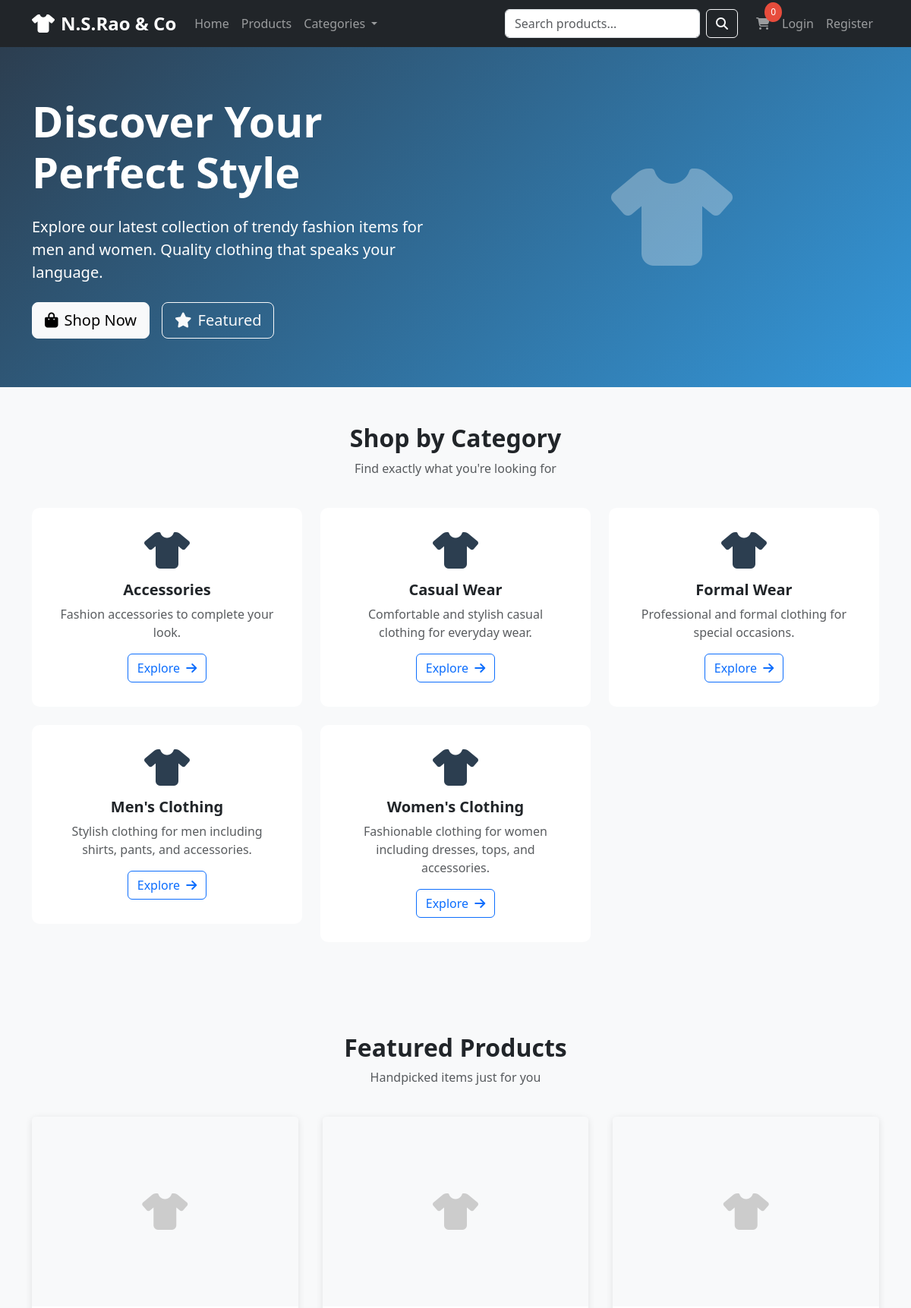
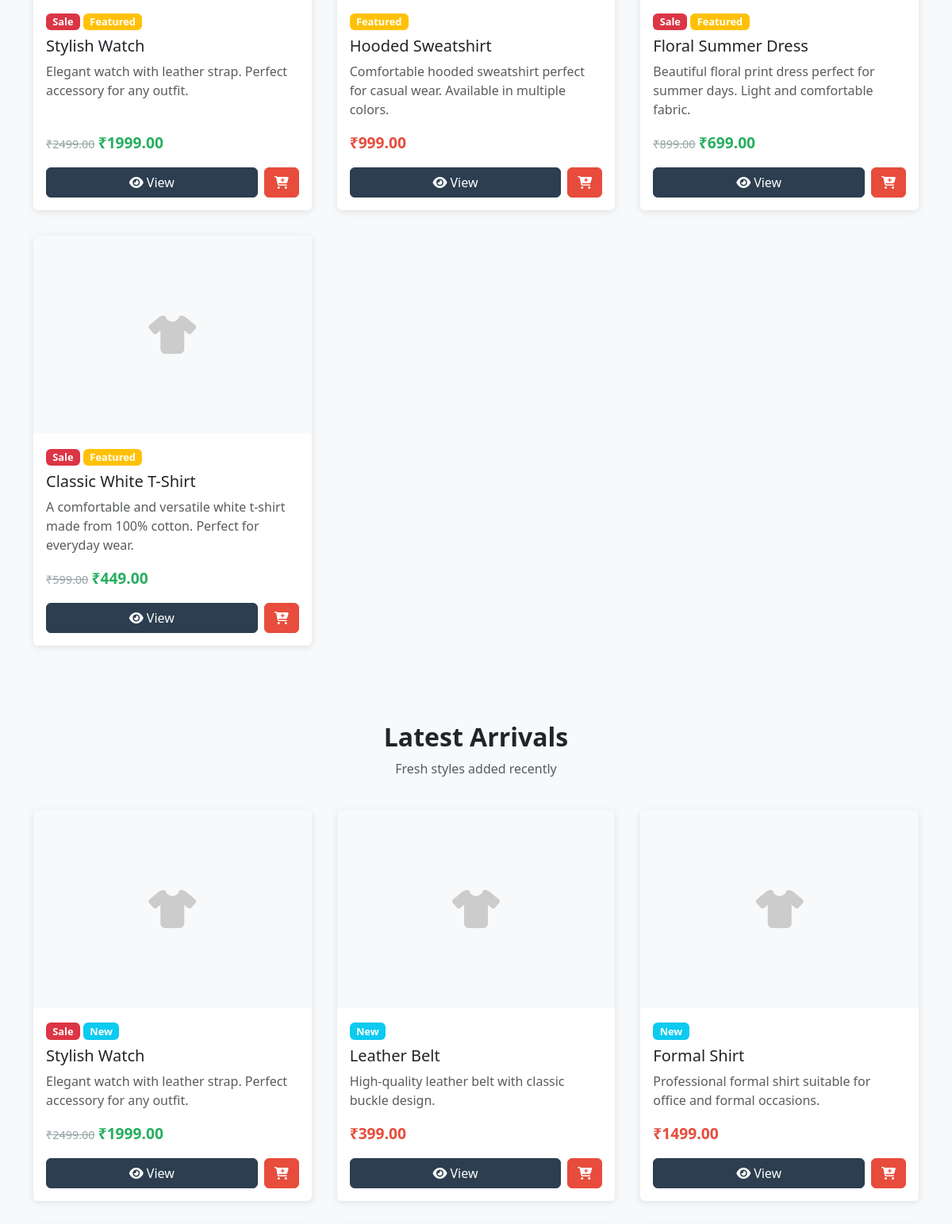
The page / (upper part) on the database its author committed (2 pictures, top to bottom).
### shop_app/models.py (models this page shows, shortened)
class Category(models.Model):
    name = models.CharField(max_length=100)
    slug = models.SlugField(unique=True)
    description = models.TextField(blank=True)
    image = models.ImageField(upload_to='categories/', blank=True, null=True)
    created_at = models.DateTimeField(auto_now_add=True)
    updated_at = models.DateTimeField(auto_now=True)
    class Meta:
        verbose_name_plural = 'Categories'
        ordering = ['name']

class Product(models.Model):
    SIZES = [
        ('XS', 'Extra Small'),
        ('S', 'Small'),
        ('M', 'Medium'),
        ('L', 'Large'),
        ('XL', 'Extra Large'),
        ('XXL', '2X Large'),
    ]
    GENDERS = [
        ('M', 'Men'),
        ('F', 'Women'),
        ('U', 'Unisex'),
    ]
    name = models.CharField(max_length=200)
    slug = models.SlugField(unique=True)
    category = models.ForeignKey(Category, on_delete=models.CASCADE, related_name='products')
    description = models.TextField()
    price = models.DecimalField(max_digits=10, decimal_places=2)
    sale_price = models.DecimalField(max_digits=10, decimal_places=2, blank=True, null=True)
    stock = models.PositiveIntegerField(default=0)
    available_sizes = models.JSONField(default=list)  # Store available sizes
    gender = models.CharField(max_length=1, choices=GENDERS, default='U')
    is_active = models.BooleanField(default=True)
    is_featured = models.BooleanField(default=False)
    created_at = models.DateTimeField(auto_now_add=True)
    updated_at = models.DateTimeField(auto_now=True)
    class Meta:
        ordering = ['-created_at']
    @property
    def is_on_sale(self):
        return self.sale_price is not None and self.sale_price < self.price
    @property
    def current_price(self):
        return self.sale_price if self.is_on_sale else self.price

### shop_app/views.py (the view)
# urls.py: 2. Add a URL to urlpatterns:  path('', views.home, name='home')
def home(request):
    featured_products = Product.objects.filter(is_featured=True, is_active=True)[:8]
    categories = Category.objects.all()[:6]
    latest_products = Product.objects.filter(is_active=True).order_by('-created_at')[:8]
    context = {
        'featured_products': featured_products,
        'categories': categories,
        'latest_products': latest_products,
    }
    return render(request, 'shop_app/home.html', context)

### template/shop_app/home.html (shortened to what this page needs)
{% extends 'shop_app/base.html' %}
{% block content %}
<section class="hero-section">
    <div class="container">
        <div class="row align-items-center">
            <div class="col-lg-6">
                <h1 class="display-4 fw-bold mb-4">Discover Your Perfect Style</h1>
                <p class="lead mb-4">Explore our latest collection of trendy fashion items for men and women. Quality clothing that speaks your language.</p>
                <div class="d-flex gap-3">
                    <a href="{% url 'shop:product_list' %}" class="btn btn-light btn-lg">
                        <i class="fas fa-shopping-bag me-2"></i>Shop Now
                    </a>
                    <a href="#featured" class="btn btn-outline-light btn-lg">
                        <i class="fas fa-star me-2"></i>Featured
                    </a>
                </div>
            </div>
            <div class="col-lg-6 text-center">
                <i class="fas fa-tshirt" style="font-size: 8rem; opacity: 0.3;"></i>
            </div>
        </div>
    </div>
</section>
<section class="py-5">
    <div class="container">
        <div class="row mb-4">
            <div class="col-12 text-center">
                <h2 class="fw-bold">Shop by Category</h2>
                <p class="text-muted">Find exactly what you're looking for</p>
            </div>
        </div>
        <div class="row">
            {% for category in categories %}
            <div class="col-md-4 mb-4">
                <div class="category-card">
                    {% if category.image %}
                    <img src="{{ category.image.url }}" alt="{{ category.name }}" class="img-fluid mb-3" style="max-height: 150px;">
                    {% else %}
                    <i class="fas fa-tshirt mb-3" style="font-size: 3rem; color: var(--primary-color);"></i>
                    {% endif %}
                    <h5 class="fw-bold">{{ category.name }}</h5>
                    <p class="text-muted">{{ category.description|truncatewords:10 }}</p>
                    <a href="{% url 'shop:category_detail' category.slug %}" class="btn btn-outline-primary">
                        Explore <i class="fas fa-arrow-right ms-1"></i>
                    </a>
                </div>
            </div>
            {% endfor %}
        </div>
    </div>
</section>
<section id="featured" class="py-5 bg-light">
    <div class="container">
        <div class="row mb-4">
            <div class="col-12 text-center">
                <h2 class="fw-bold">Featured Products</h2>
                <p class="text-muted">Handpicked items just for you</p>
            </div>
        </div>
        <div class="product-grid">
            {% for product in featured_products %}
            <div class="card h-100">
                {% if product.images.first %}
                <img src="{{ product.images.first.image.url }}" class="card-img-top" alt="{{ product.name }}" style="height: 250px; object-fit: cover;">
                {% else %}
                <div class="card-img-top bg-light d-flex align-items-center justify-content-center" style="height: 250px;">
                    <i class="fas fa-tshirt" style="font-size: 3rem; color: #ccc;"></i>
                </div>
                {% endif %}
                <div class="card-body d-flex flex-column">
                    <div class="mb-2">
                        {% if product.is_on_sale %}
                        <span class="badge bg-danger">Sale</span>
                        {% endif %}
                        {% if product.is_featured %}
                        <span class="badge bg-warning">Featured</span>
                        {% endif %}
                    </div>
                    <h5 class="card-title">{{ product.name }}</h5>
                    <p class="card-text text-muted">{{ product.description|truncatewords:15 }}</p>
                    <div class="mt-auto">
                        <div class="mb-3">
                            {% if product.is_on_sale %}
                            <span class="original-price">₹{{ product.price }}</span>
                            <span class="price sale-price">₹{{ product.current_price }}</span>
                            {% else %}
                            <span class="price">₹{{ product.current_price }}</span>
                            {% endif %}
                        </div>
                        <div class="d-flex gap-2">
                            <a href="{% url 'shop:product_detail' product.slug %}" class="btn btn-primary flex-fill">
                                <i class="fas fa-eye me-1"></i>View
                            </a>
                            <button class="btn btn-secondary add-to-cart" data-product-id="{{ product.id }}">
                                <i class="fas fa-cart-plus"></i>
                            </button>
                        </div>
                    </div>
                </div>
            </div>
            {% empty %}
            <div class="col-12 text-center">
                <p class="text-muted">No featured products available at the moment.</p>
            </div>
            {% endfor %}
        </div>
    </div>
</section>
<section class="py-5">
    <div class="container">
        <div class="row mb-4">
            <div class="col-12 text-center">
                <h2 class="fw-bold">Latest Arrivals</h2>
                <p class="text-muted">Fresh styles added recently</p>
            </div>
        </div>
        <div class="product-grid">
            {% for product in latest_products %}
            <div class="card h-100">
                {% if product.images.first %}
                <img src="{{ product.images.first.image.url }}" class="card-img-top" alt="{{ product.name }}" style="height: 250px; object-fit: cover;">
                {% else %}
                <div class="card-img-top bg-light d-flex align-items-center justify-content-center" style="height: 250px;">
                    <i class="fas fa-tshirt" style="font-size: 3rem; color: #ccc;"></i>
                </div>
                {% endif %}
                <div class="card-body d-flex flex-column">
                    <div class="mb-2">
                        {% if product.is_on_sale %}
                        <span class="badge bg-danger">Sale</span>
                        {% endif %}
                        <span class="badge bg-info">New</span>
                    </div>
                    <h5 class="card-title">{{ product.name }}</h5>
                    <p class="card-text text-muted">{{ product.description|truncatewords:15 }}</p>
                    <div class="mt-auto">
                        <div class="mb-3">
                            {% if product.is_on_sale %}
                            <span class="original-price">₹{{ product.price }}</span>
                            <span class="price sale-price">₹{{ product.current_price }}</span>
                            {% else %}
                            <span class="price">₹{{ product.current_price }}</span>
                            {% endif %}
                        </div>
                        <div class="d-flex gap-2">
                            <a href="{% url 'shop:product_detail' product.slug %}" class="btn btn-primary flex-fill">
                                <i class="fas fa-eye me-1"></i>View
                            </a>
                            <button class="btn btn-secondary add-to-cart" data-product-id="{{ product.id }}">
                                <i class="fas fa-cart-plus"></i>
                            </button>
                        </div>
                    </div>
                </div>
            </div>
            {% empty %}
            <div class="col-12 text-center">
                <p class="text-muted">No products available at the moment.</p>
            </div>
            {% endfor %}
        </div>
    </div>
</section>
{% endblock %}

### template/shop_app/base.html (style rules this page uses)
:root { --primary-color: #2c3e50; --secondary-color: #e74c3c; --accent-color: #3498db; --light-gray: #f8f9fa; --dark-gray: #343a40; }
body { font-family: 'Segoe UI', Tahoma, Geneva, Verdana, sans-serif; background-color: #f8f9fa; }
.card { border: none; box-shadow: 0 2px 10px rgba(0,0,0,0.1); transition: transform 0.3s ease, box-shadow 0.3s ease; }
.btn-primary { background-color: var(--primary-color); border-color: var(--primary-color); }
.btn-secondary { background-color: var(--secondary-color); border-color: var(--secondary-color); }
.badge { font-size: 0.8rem; }
.price { font-size: 1.2rem; font-weight: bold; color: var(--secondary-color); }
.sale-price { color: #27ae60; }
.original-price { text-decoration: line-through; color: #95a5a6; font-size: 0.9rem; }
.hero-section { background: linear-gradient(135deg, var(--primary-color), var(--accent-color)); color: white; padding: 4rem 0; }
.category-card { text-align: center; padding: 2rem; background: white; border-radius: 10px; transition: transform 0.3s ease; }
.product-grid { display: grid; grid-template-columns: repeat(auto-fill, minmax(280px, 1fr)); gap: 2rem; }

### rows shown on the page
Category: name "Accessories", description "Fashion accessories to complete your look."
Category: name "Casual Wear", description "Comfortable and stylish casual clothing for everyday wear."
Category: name "Formal Wear", description "Professional and formal clothing for special occasions."
Category: name "Men's Clothing", description "Stylish clothing for men including shirts, pants, and accessories."
Category: name "Women's Clothing", description "Fashionable clothing for women including dresses, tops, and accessories."
Product: shows "Sale", is_featured "Featured", name "Stylish Watch", description "Elegant watch with leather strap. Perfect accessory for any outfit.", price "2499.00", current_price "1999.00"
Product: is_featured "Featured", name "Hooded Sweatshirt", description "Comfortable hooded sweatshirt perfect for casual wear. Available in multiple colors.", current_price "999.00"
Product: shows "Sale", is_featured "Featured", name "Floral Summer Dress", description "Beautiful floral print dress perfect for summer days. Light and comfortable fabric.", price "899.00", current_price "699.00"
Product: shows "Sale", is_featured "Featured", name "Classic White T-Shirt", description "A comfortable and versatile white t-shirt made from 100% cotton. Perfect for everyday wear.", price "599.00", current_price "449.00"
Product: name "Leather Belt", description "High-quality leather belt with classic buckle design.", current_price "399.00"
Product: name "Formal Shirt", description "Professional formal shirt suitable for office and formal occasions.", current_price "1499.00"
